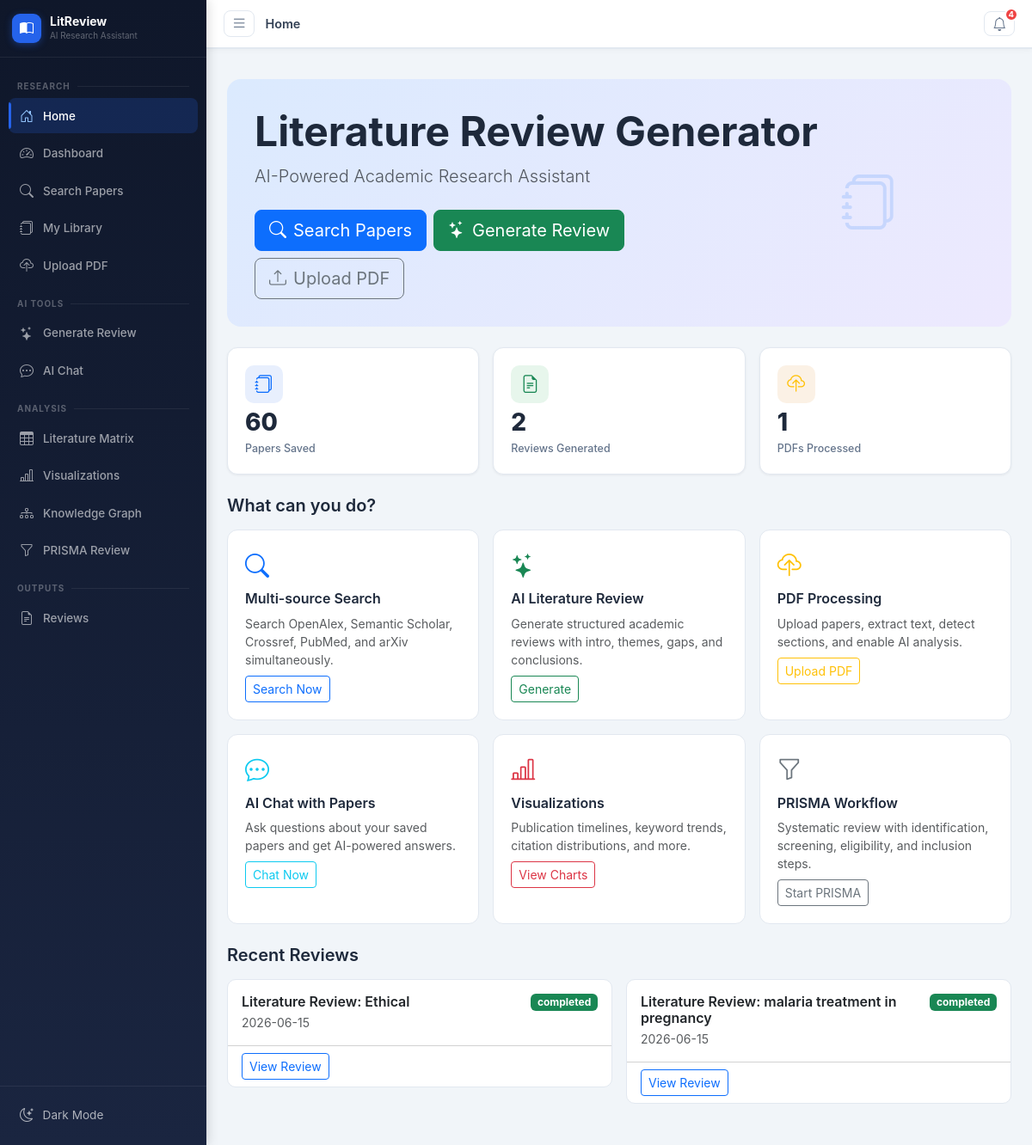
The page / on the database its author committed.
### tables this page shows
CREATE TABLE site_settings (
            id INTEGER PRIMARY KEY AUTOINCREMENT,
            key TEXT UNIQUE,
            value TEXT,
            updated_at TIMESTAMP DEFAULT CURRENT_TIMESTAMP
        );

CREATE TABLE literature_reviews (
            id INTEGER PRIMARY KEY AUTOINCREMENT,
            title TEXT NOT NULL,
            topic TEXT,
            introduction TEXT,
            thematic_analysis TEXT,
            research_gaps TEXT,
            future_directions TEXT,
            conclusion TEXT,
            paper_ids TEXT,
            status TEXT DEFAULT 'draft',
            word_count INTEGER DEFAULT 0,
            created_at TIMESTAMP DEFAULT CURRENT_TIMESTAMP,
            updated_at TIMESTAMP DEFAULT CURRENT_TIMESTAMP
        );

### blueprints/main.py (the view)
@main_bp.route('/')
def index():
    site = get_site_settings()
    db = get_db()
    stats = {
        'papers': db.execute('SELECT COUNT(*) as c FROM papers').fetchone()['c'],
        'reviews': db.execute('SELECT COUNT(*) as c FROM literature_reviews').fetchone()['c'],
        'uploads': db.execute('SELECT COUNT(*) as c FROM paper_files').fetchone()['c'],
    }
    recent_reviews = db.execute('SELECT * FROM literature_reviews ORDER BY created_at DESC LIMIT 5').fetchall()
    db.close()
    return render_template('index.html', site=site, stats=stats,
                           recent_reviews=recent_reviews, notifications=get_notifications())

### blueprints/main.py (called while the page is built)
def get_site_settings():
    db = get_db()
    rows = db.execute('SELECT key, value FROM site_settings').fetchall()
    db.close()
    return {r['key']: r['value'] for r in rows}

def get_notifications():
    db = get_db()
    rows = db.execute('SELECT * FROM notifications WHERE is_read=0 ORDER BY created_at DESC LIMIT 10').fetchall()
    db.close()
    return [dict(r) for r in rows]

### models/__init__.py (called while the page is built)
def get_db():
    conn = sqlite3.connect(Config.DATABASE_PATH)
    conn.row_factory = sqlite3.Row
    return conn

### templates/index.html (shortened to what this page needs)
{% extends "base.html" %}
{% block page_title %}Home{% endblock %}
{% block content %}
<div class="hero-section mb-4">
  <div class="row align-items-center">
    <div class="col-lg-8">
      <h1 class="display-5 fw-bold mb-2" style="white-space:nowrap;">{{ site.get('site_name','Literature Review Generator') }}</h1>
      <p class="lead text-muted mb-4">{{ site.get('site_tagline','Free AI-powered academic research assistant') }}</p>
      <div class="d-flex flex-wrap gap-2">
        <a href="/search" class="btn btn-primary btn-lg"><i class="bi bi-search me-2"></i>Search Papers</a>
        <a href="/ai/generate-review" class="btn btn-success btn-lg"><i class="bi bi-stars me-2"></i>Generate Review</a>
        <a href="/upload" class="btn btn-outline-secondary btn-lg"><i class="bi bi-upload me-2"></i>Upload PDF</a>
      </div>
    </div>
    <div class="col-lg-4 text-center d-none d-lg-block">
      <div class="hero-icon-grid">
        <i class="bi bi-journals text-primary" style="font-size:4rem;opacity:0.15;"></i>
      </div>
    </div>
  </div>
</div>
<div class="row g-3 mb-4">
  <div class="col-6 col-md-4">
    <div class="stat-card">
      <div class="stat-icon bg-primary-soft"><i class="bi bi-journals text-primary"></i></div>
      <div class="stat-value">{{ stats.papers }}</div>
      <div class="stat-label">Papers Saved</div>
    </div>
  </div>
  <div class="col-6 col-md-4">
    <div class="stat-card">
      <div class="stat-icon bg-success-soft"><i class="bi bi-file-earmark-text text-success"></i></div>
      <div class="stat-value">{{ stats.reviews }}</div>
      <div class="stat-label">Reviews Generated</div>
    </div>
  </div>
  <div class="col-6 col-md-4">
    <div class="stat-card">
      <div class="stat-icon bg-warning-soft"><i class="bi bi-cloud-upload text-warning"></i></div>
      <div class="stat-value">{{ stats.uploads }}</div>
      <div class="stat-label">PDFs Processed</div>
    </div>
  </div>
</div>
<h5 class="fw-semibold mb-3">What can you do?</h5>
<div class="row g-3 mb-4">
  <div class="col-md-6 col-xl-4">
    <div class="feature-card">
      <div class="feature-icon"><i class="bi bi-search text-primary"></i></div>
      <h6 class="fw-semibold">Multi-source Search</h6>
      <p class="text-muted small mb-2">Search OpenAlex, Semantic Scholar, Crossref, PubMed, and arXiv simultaneously.</p>
      <a href="/search" class="btn btn-sm btn-outline-primary">Search Now</a>
    </div>
  </div>
  <div class="col-md-6 col-xl-4">
    <div class="feature-card">
      <div class="feature-icon"><i class="bi bi-stars text-success"></i></div>
      <h6 class="fw-semibold">AI Literature Review</h6>
      <p class="text-muted small mb-2">Generate structured academic reviews with intro, themes, gaps, and conclusions.</p>
      <a href="/ai/generate-review" class="btn btn-sm btn-outline-success">Generate</a>
    </div>
  </div>
  <div class="col-md-6 col-xl-4">
    <div class="feature-card">
      <div class="feature-icon"><i class="bi bi-cloud-upload text-warning"></i></div>
      <h6 class="fw-semibold">PDF Processing</h6>
      <p class="text-muted small mb-2">Upload papers, extract text, detect sections, and enable AI analysis.</p>
      <a href="/upload" class="btn btn-sm btn-outline-warning">Upload PDF</a>
    </div>
  </div>
  <div class="col-md-6 col-xl-4">
    <div class="feature-card">
      <div class="feature-icon"><i class="bi bi-chat-dots text-info"></i></div>
      <h6 class="fw-semibold">AI Chat with Papers</h6>
      <p class="text-muted small mb-2">Ask questions about your saved papers and get AI-powered answers.</p>
      <a href="/ai/chat" class="btn btn-sm btn-outline-info">Chat Now</a>
    </div>
  </div>
  <div class="col-md-6 col-xl-4">
    <div class="feature-card">
      <div class="feature-icon"><i class="bi bi-bar-chart-line text-danger"></i></div>
      <h6 class="fw-semibold">Visualizations</h6>
      <p class="text-muted small mb-2">Publication timelines, keyword trends, citation distributions, and more.</p>
      <a href="/visualizations" class="btn btn-sm btn-outline-danger">View Charts</a>
    </div>
  </div>
  <div class="col-md-6 col-xl-4">
    <div class="feature-card">
      <div class="feature-icon"><i class="bi bi-funnel text-secondary"></i></div>
      <h6 class="fw-semibold">PRISMA Workflow</h6>
      <p class="text-muted small mb-2">Systematic review with identification, screening, eligibility, and inclusion steps.</p>
      <a href="/prisma" class="btn btn-sm btn-outline-secondary">Start PRISMA</a>
    </div>
  </div>
</div>
{% if recent_reviews %}
<h5 class="fw-semibold mb-3">Recent Reviews</h5>
<div class="row g-3">
  {% for review in recent_reviews %}
  <div class="col-md-6">
    <div class="card card-hover">
      <div class="card-body">
        <div class="d-flex justify-content-between align-items-start">
          <div>
            <h6 class="fw-semibold mb-1">{{ review.title }}</h6>
            <p class="text-muted small mb-0">{{ review.created_at[:10] }}</p>
          </div>
          <span class="badge bg-{{ 'success' if review.status == 'completed' else 'secondary' }}">{{ review.status }}</span>
        </div>
      </div>
      <div class="card-footer bg-transparent">
        <a href="/reviews/{{ review.id }}" class="btn btn-sm btn-outline-primary">View Review</a>
      </div>
    </div>
  </div>
  {% endfor %}
</div>
{% endif %}
{% endblock %}

### static/css/style.css (style rules this page uses)
:root { --primary: #2563eb; --primary-soft: rgba(37, 99, 235, 0.1); --success-soft: rgba(22, 163, 74, 0.1); --warning-soft: rgba(217, 119, 6, 0.1); --info-soft: rgba(8, 145, 178, 0.1); --sidebar-w: 240px; --sidebar-bg: #1e293b; --top-nav-h: 56px; }
body { font-family: 'Inter', -apple-system, BlinkMacSystemFont, 'Segoe UI', sans-serif; background: #f1f5f9; color: #1e293b; overflow-x: hidden; }
.stat-card { background: white; border-radius: 12px; padding: 1.25rem; display: flex; flex-direction: column; align-items: flex-start; gap: 0.5rem; box-shadow: 0 1px 3px rgba(0,0,0,0.06); border: 1px solid #e2e8f0; }
.stat-icon { width: 44px; height: 44px; border-radius: 10px; display: flex; align-items: center; justify-content: center; font-size: 1.3rem; }
.stat-value { font-size: 1.75rem; font-weight: 800; line-height: 1; color: #1e293b; }
.stat-label { font-size: 0.78rem; color: #64748b; font-weight: 500; }
.feature-card { background: white; border-radius: 12px; padding: 1.25rem; border: 1px solid #e2e8f0; height: 100%; transition: box-shadow 0.2s, transform 0.15s; }
.feature-icon { font-size: 1.75rem; margin-bottom: 0.5rem; }
.card { border: 1px solid #e2e8f0; border-radius: 10px; }
.card-hover { transition: box-shadow 0.15s, transform 0.15s; cursor: pointer; }
.hero-section { background: linear-gradient(135deg, #dbeafe 0%, #ede9fe 100%); border-radius: 16px; padding: 2rem; margin-bottom: 0; }
.bg-primary-soft { background: var(--primary-soft) !important; }
.bg-success-soft { background: var(--success-soft) !important; }
.bg-warning-soft { background: var(--warning-soft) !important; }

### rows shown on the page
site_settings: get "Literature Review Generator"
site_settings: get "AI-Powered Academic Research Assistant"
literature_reviews: title "Literature Review: Ethical", created_at "2026-06-15", status "completed"
literature_reviews: title "Literature Review: malaria treatment in pregnancy", created_at "2026-06-15", status "completed"

### other values the page prints
{{ g_notif_count }} "4"
{{ stats.papers }} "60"
{{ stats.reviews }} "2"
{{ stats.uploads }} "1"
